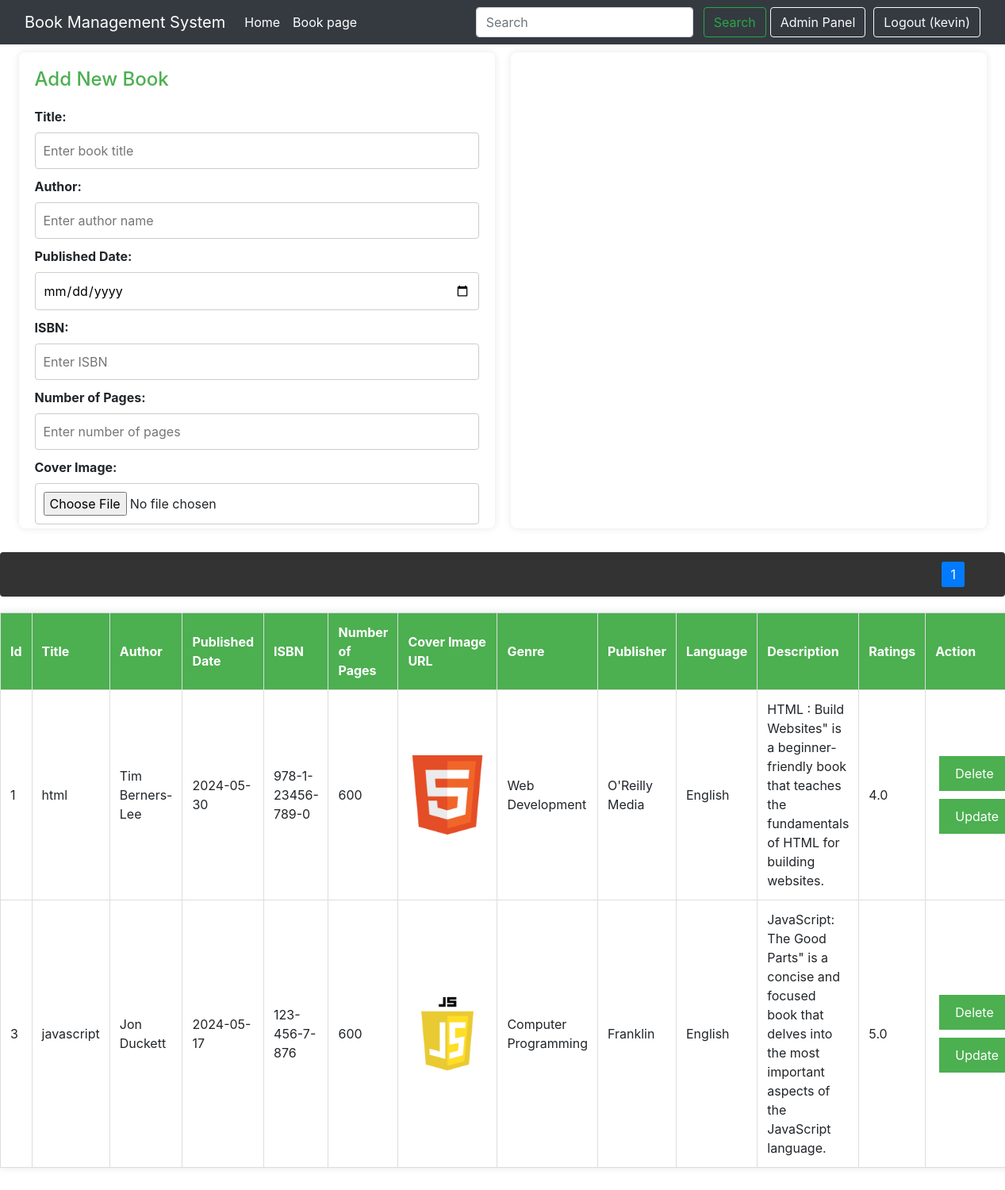
Page / (signed in) on the earlier database version.
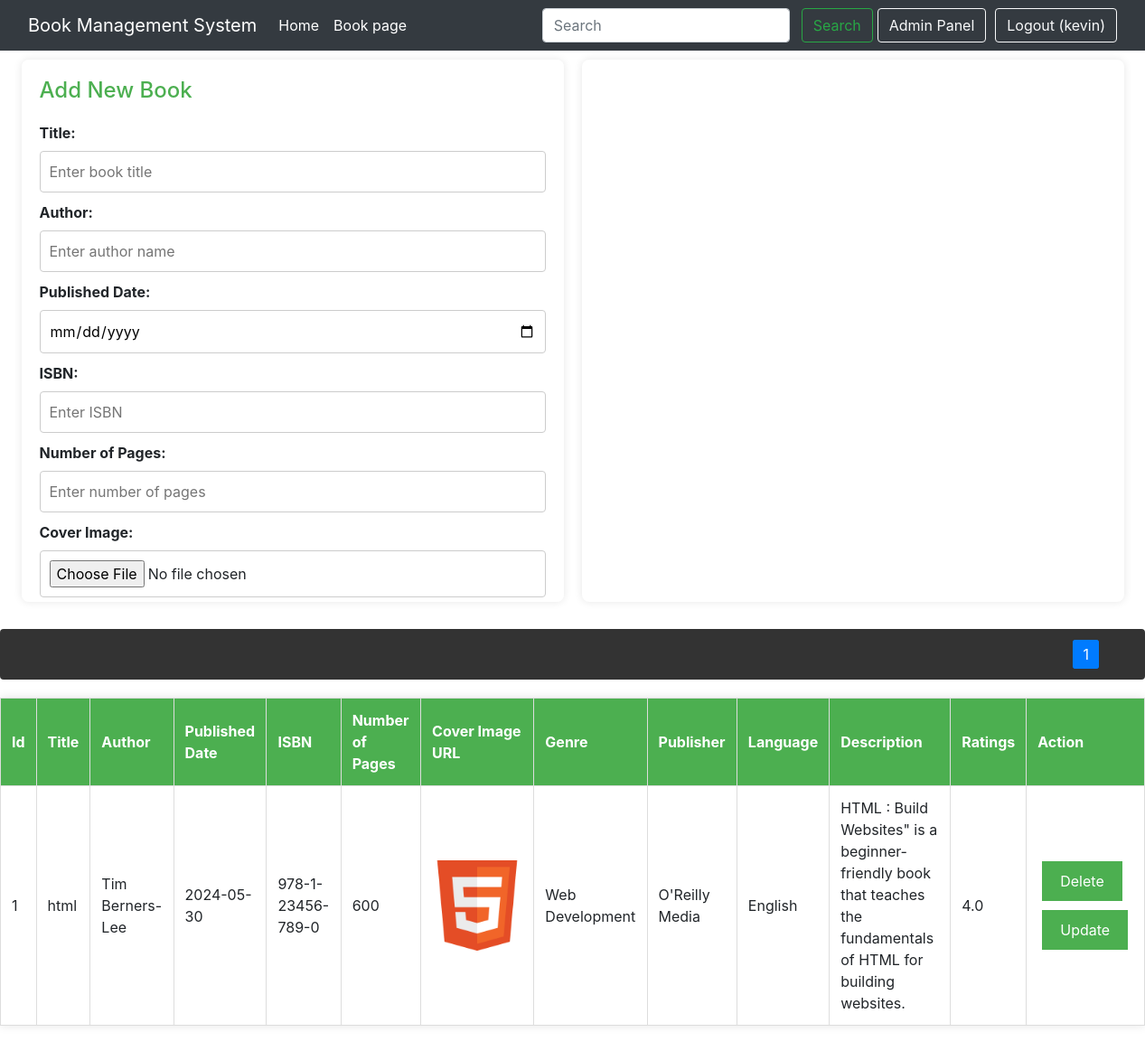
Same page on the later database version.
### main.py (models this page shows, shortened)
class User(db.Model, UserMixin):
    __tablename__ = "user"  # <-- Update the table name to 'user'
    id = db.Column(db.Integer, primary_key=True)
    email = db.Column(db.String(120), unique=True, nullable=False)
    password = db.Column(db.String(120), nullable=False)
    name = db.Column(db.String(120), nullable=False)
    is_admin = db.Column(db.Boolean, default=False)
    reviews = relationship("Review", back_populates="user")
    books = relationship("Book", back_populates="user")

class Book(db.Model):
    __tablename__ = "books"
    id = db.Column(db.Integer, primary_key=True, autoincrement=True)
    title = db.Column(db.String, index=True)
    author = db.Column(db.String, index=True)
    published_date = db.Column(db.Date)
    isbn = db.Column(db.String, index=True)
    num_pages = db.Column(db.Integer)
    cover_image_url = db.Column(db.String, nullable=True)
    genre = db.Column(db.String)
    publisher = db.Column(db.String)
    language = db.Column(db.String)
    description = db.Column(db.String)
    ratings = db.Column(db.Float)
    user_id = db.Column(db.Integer, ForeignKey('user.id'))  # Define user_id column and establish a ForeignKey relationship
    reviews = relationship("Review", back_populates="book")
    user = relationship("User", back_populates="books")

### main.py (the view)
@app.route('/')
def index():
    if 'user_id' in session:  # Check if user is logged in
        user_id = session['user_id']
        message = request.args.get('message')
        page, per_page, offset = get_page_args(page_parameter='page', per_page_parameter='per_page')
        books = db.session.query(Book).filter(Book.user_id == user_id).offset(offset).limit(per_page).all()
        pagination = Pagination(page=page, total=len(books), record_name='books', per_page=per_page, css_framework='bootstrap4')
        return render_template('index.html', books=books, book=None, message=message, pagination=pagination)
    else:
        return redirect(url_for('login_page'))  # Redirect to login page if user is not logged in

### main.py (called while the page is built)
@login_manager.user_loader
def loader_user(user_id):
    return db.session.query(User).get(user_id)

### templates/index.html (shortened to what this page needs)
<!DOCTYPE html>
<html>
<head>
     <link rel="stylesheet" href="https://stackpath.bootstrapcdn.com/bootstrap/4.5.0/css/bootstrap.min.css">
</head>
<body>
    <nav class="navbar navbar-expand-lg navbar-dark bg-dark">
        <div class="container-fluid">
            <a class="navbar-brand" href="#">Book Management System</a>
            <div class="collapse navbar-collapse" id="navbarSupportedContent">
                <ul class="navbar-nav me-auto mb-2 mb-lg-0">
                    <li class="nav-item">
                        <a class="nav-link active" aria-current="page" href="/">Home</a>
                    </li>
                    <li class="nav-item">
                        <a class="nav-link active" aria-current="page" href="/books">Book page</a>
                    </li>
                </ul>
                <ul class="navbar-nav ml-auto">
                    <form class="form-inline my-2 my-lg-0" id="searchForm">
                        <input class="form-control mr-sm-2" type="search" id="searchInput" placeholder="Search"
                            aria-label="Search">
                        <button class="btn btn-outline-success my-2 my-sm-0" type="submit">Search</button>
                    </form>
                       <li class="nav-item"  style="margin-right: 10px;">
                        <a class="btn btn-outline-light" aria-current="page" href="/admin/panel">Admin Panel</a>
                    </li>
                    {% if current_user.is_authenticated %}
                    <li class="nav-item">
                        <a class="btn btn-outline-light" href="/logout">
                             Logout ({{ current_user.name }})
                        </a>
                    </li>
                    {% endif %}
                </ul>
            </div>
        </div>
    </nav>
    <div id="formContainer">
        <div class="form-container">
            <h2 class="section-heading">Add New Book</h2>
            <form method="POST" action="/add_book" enctype="multipart/form-data">
                <label for="title">Title:</label>
                <input type="text" id="title" name="title" placeholder="Enter book title" required>
                <label for="author">Author:</label>
                <input type="text" id="author" name="author" placeholder="Enter author name" required>
                <label for="published_date">Published Date:</label>
                <input type="date" id="published_date" name="published_date" required>
                <label for="isbn">ISBN:</label>
                <input type="text" id="isbn" name="isbn" placeholder="Enter ISBN" required>
                <label for="num_pages">Number of Pages:</label>
                <input type="number" id="num_pages" name="num_pages" placeholder="Enter number of pages" required>
                <label for="cover_image">Cover Image:</label>
                <input type="file" id="cover_image" name="cover_image" placeholder="Enter cover image URL" required>
            </form>
        </div>
        <div class="form-container">
        </div>
    </div>
    <div class="pagination">
        <ol id="numbers" class="pagination-list"></ol>
    </div>
    <table id="outputTable">
        <tr>
            <thead>
            <th>Id</th>
            <th>Title</th>
            <th>Author</th>
            <th>Published Date</th>
            <th>ISBN</th>
            <th>Number of Pages</th>
            <th>Cover Image URL</th>
            <th>Genre</th>
            <th>Publisher</th>
            <th>Language</th>
            <th>Description</th>
            <th>Ratings</th>
            <th>Action</th>
        </tr>
    <tbody>
        {% for book in books %}
        <tr data-id="{{ book.id }}">
            <td>{{ book.id }}</td>
            <td>{{ book.title }}</td>
            <td>{{ book.author }}</td>
            <td>{{ book.published_date }}</td>
            <td>{{ book.isbn }}</td>
            <td>{{ book.num_pages }}</td>
            <td>
                {% if book.cover_image_url %}
                    <img src="{{ url_for('uploaded_file', filename=book.cover_image_url.split('/')[-1]) }}" width="100">
                {% endif %}
            </td>
            <td>{{ book.genre }}</td>
            <td>{{ book.publisher }}</td>
            <td>{{ book.language }}</td>
            <td>{{ book.description }}</td>
            <td>{{ book.ratings }}</td>
            <td>
                <button onclick="deleteBook('{{ book.id }}')">Delete</button>
                <button onclick="fillUpdateForm('{{ book.id }}')">Update</button>
            </td>
        </tr>
        {% endfor %}
    </tbody>
    </table>
</body>
</html>

### templates/index.html (style rules this page uses)
body { margin: 4rem; font-family: Arial, sans-serif; background-color: #f9f9f9; }
#formContainer { display: flex; justify-content: center; margin-bottom: 20px; }
.form-container { background-color: #fff; padding: 20px; border-radius: 8px; box-shadow: 0 0 10px rgba(0, 0, 0, 0.1); width: 50%; max-width: 600px; margin: 10px; max-height: 600px; overflow-y: auto; }
label { display: block; margin-top: 10px; font-weight: bold; }
input, textarea { width: 100%; padding: 10px; margin-top: 5px; border: 1px solid #ccc; border-radius: 4px; }
button { margin-top: 10px; padding: 10px 20px; background-color: #4CAF50; color: #fff; border: none; border-radius: 4px; cursor: pointer; font-size: 16px; }
table { border-collapse: collapse; margin: 20px 0; width: 100%; background-color: #fff; box-shadow: 0 0 10px rgba(0, 0, 0, 0.1); }
th, td { border: 1px solid #ddd; padding: 12px; text-align: left; }
th { background-color: #4CAF50; color: #fff; }
.section-heading { color: #4CAF50; font-size: 24px; margin-bottom: 10px; }
[type=submit]:not(:disabled), button:not(:disabled) { cursor: pointer; margin: 5px; }
.pagination { background: #333; padding: 1rem; margin-top: 20px; text-align: center; display: flex; justify-content: flex-end; }
.pagination-list { padding: 0; margin: 0 2rem; list-style-type: none; display: flex; }

Differences in the rows shown:
removed Book: id "3", title "javascript", author "Jon Duckett", published_date "2024-05-17", isbn "123-456-7-876", num_pages "600", cover_image_url (picture), genre "Computer Programming", publisher "Franklin", language "English", description "JavaScript: The Good Parts\" is a concise and focused book that delves into the most important aspects of the JavaScript language.", ratings "5.0"
